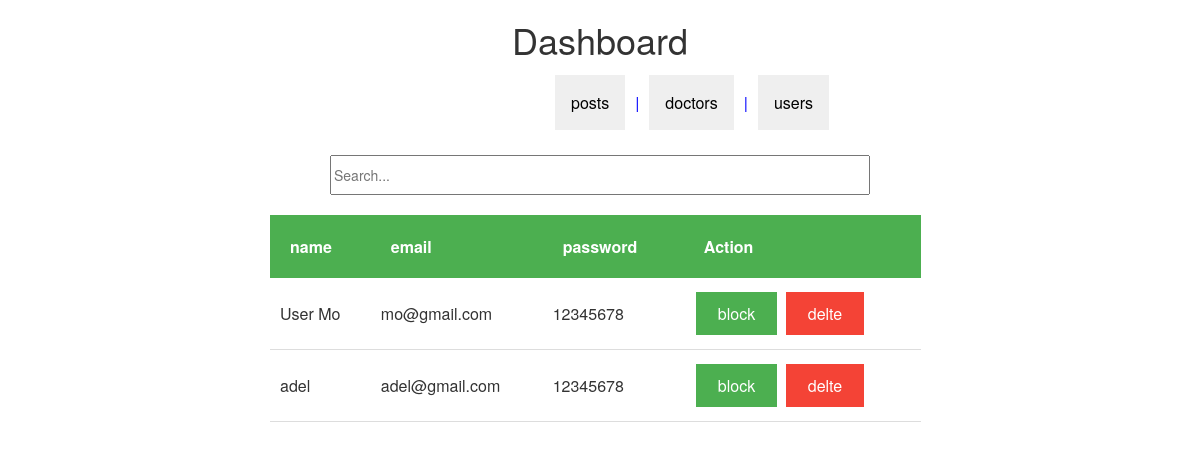
Page /admin-index.php on the earlier database version.
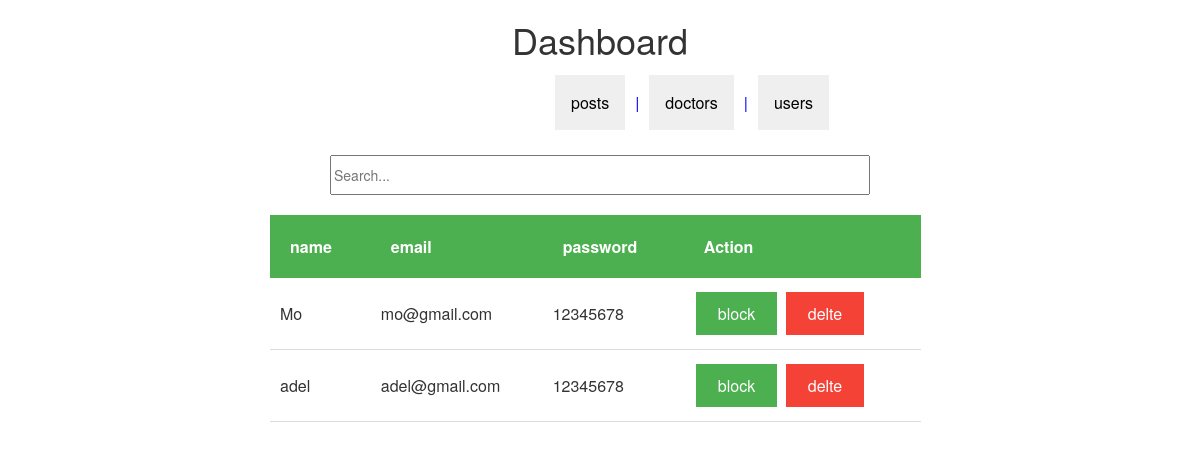
Same page on the later database version.
### tables this page shows
CREATE TABLE `users` (
  `user_id` int(11) NOT NULL,
  `f_name` text NOT NULL,
  `l_name` text NOT NULL,
  `phone` text DEFAULT NULL,
  `address` text DEFAULT NULL,
  `user_name` text NOT NULL,
  `describe_user` varchar(255) NOT NULL,
  `Relationship` text NOT NULL,
  `user_pass` varchar(255) NOT NULL,
  `user_email` varchar(255) NOT NULL,
  `user_country` text NOT NULL,
  `user_gender` text NOT NULL,
  `user_birthday` text NOT NULL,
  `user_image` varchar(255) NOT NULL,
  `user_cover` varchar(255) NOT NULL,
  `user_reg_date` timestamp NOT NULL DEFAULT current_timestamp() ON UPDATE current_timestamp(),
  `status` text NOT NULL,
  `posts` text NOT NULL,
  `recovery_account` varchar(255) NOT NULL,
  `type` int(11) NOT NULL,
  `CV` varchar(255) DEFAULT NULL,
  `approved` int(11) DEFAULT NULL,
  `user_block` int(11) NOT NULL,
  `private_chat` int(255) DEFAULT NULL,
  `credit_card` int(255) DEFAULT NULL
);

### admin-index.php (the view, shortened to what this page needs)
<?php
include 'initialize.php';
?>
<!DOCTYPE html>
<html>
<head>
	<link rel="stylesheet" href="layout/css/Main.css" >
</head>
<body>
	<div class="admin_tasks" >
		<h1>
			 Dashboard
		</h1>
		<table>
			<tr>
				<td>  <div class="dropdown">
						  <button class="dropbtn"><a href="admin-posts-list.php">posts</a></button>
					  </div>
				</td>
				<td>|</td>
				<td>  <div class="dropdown">
						  <button class="dropbtn">doctors</button>
					  </div>
				</td>
				<td>|</td>
				<td>  <div class="dropdown">
						  <button class="dropbtn">users</button>
					  </div>
				</td>
			</tr>
		</table> <br>
		<input id="myInput" type="text" placeholder="Search..."> <br><br>
	</div>
	<div class="users_data" >
		<table>
			<tr>
				<th>name</th>
				<th>email</th>
				<th>password</th>
				<th>Action</th>
			</tr>
			<?php
			$user_data = $con->prepare("SELECT * FROM users WHERE type='2'and user_block='0'");
		$user_data ->execute();
		$posts = $user_data ->fetchAll();
		foreach ($posts as $key => $post)
		{
		    $first_name = $post['f_name'];
		    $email = $post['user_email'];
		    $password = $post['user_pass'];
		    $id=$post['user_id'];
		    echo "<tbody id='myTable'>";
	        echo "<tr> <form method='post'> ";
	        echo "<td>".$first_name."</td>";
	        echo "<td name='e22'>".$email."</td>";
	        echo "<td>".$password."</td>";
		    echo "<td>"."<button id='b3' name='b".$id."' class='users_data_button1' > block</button>
		                 <button id='b3' name='d".$id."' class='users_data_button2' > delte</button>
		         "."</td>";
		    echo "</tr> </form> ";
		    echo "</tbody>";
		}
				  ?>
			</table>
	</div>
</body>
</html>

Differences in the rows shown:
changed users "mo@gmail.com": f_name "User Mo" → "Mo"
